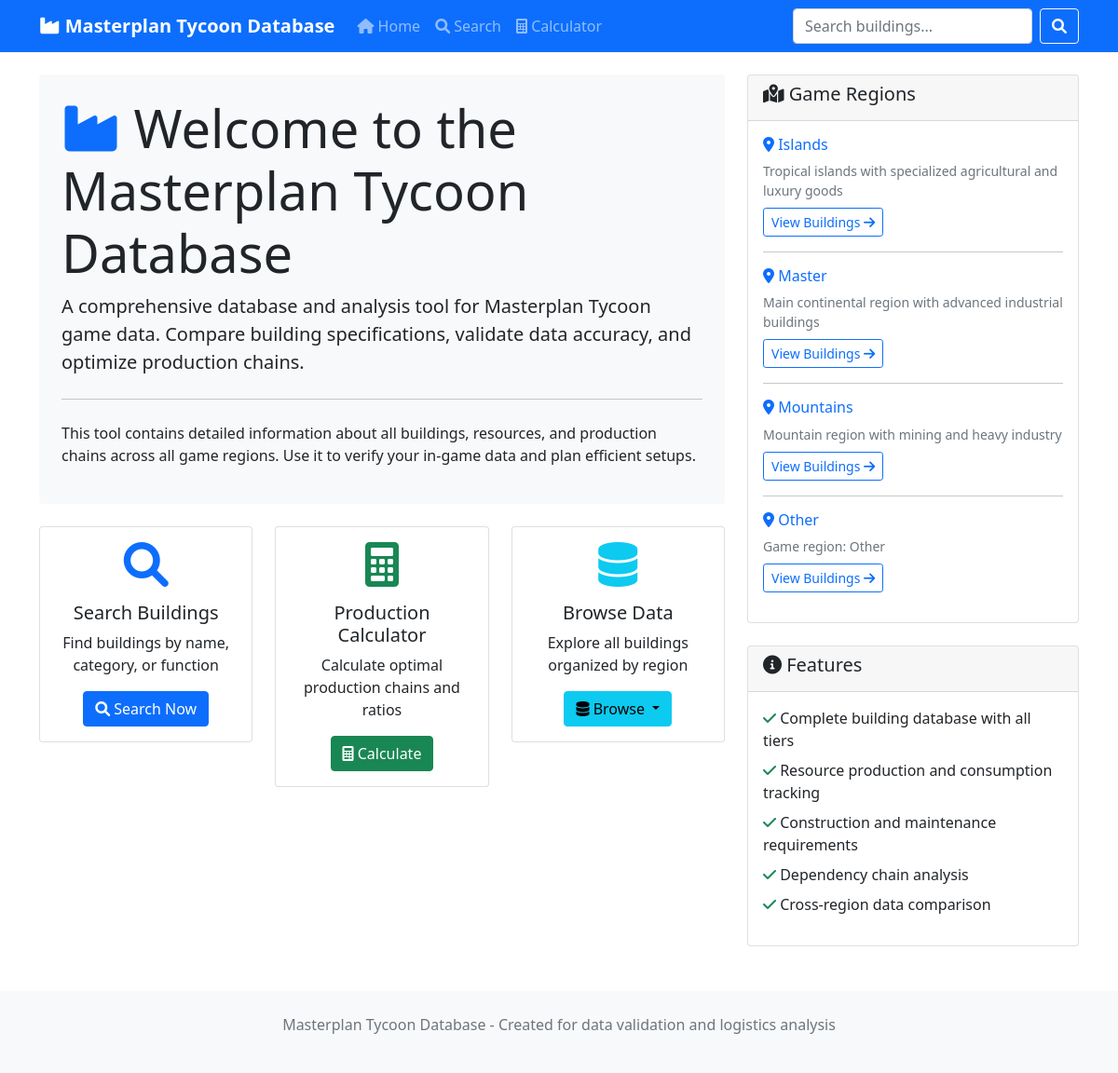
The page / on the database its author committed.
### tables this page shows
CREATE TABLE plans (
    id INTEGER PRIMARY KEY,
    name VARCHAR(50) NOT NULL UNIQUE,
    description TEXT
);

### app.py (the view)
@app.route('/')
def index():
    plans = db.get_all_plans()
    return render_template('index.html', plans=plans)

### app.py (called while the page is built)
    def get_connection(self) -> sqlite3.Connection:
        conn = sqlite3.connect(self.db_path)
        conn.row_factory = sqlite3.Row
        return conn

    def get_all_plans(self) -> List[Dict[str, Any]]:
        with self.get_connection() as conn:
            cursor = conn.execute("SELECT * FROM plans ORDER BY name")
            return [dict(row) for row in cursor.fetchall()]

### templates/index.html (shortened to what this page needs)
{% extends "base.html" %}
{% block content %}
<div class="row">
    <div class="col-lg-8">
        <div class="jumbotron bg-light rounded p-4 mb-4">
            <h1 class="display-4">
                <i class="fas fa-industry text-primary"></i>
                Welcome to the Masterplan Tycoon Database
            </h1>
            <p class="lead">
                A comprehensive database and analysis tool for Masterplan Tycoon game data.
                Compare building specifications, validate data accuracy, and optimize production chains.
            </p>
            <hr class="my-4">
            <p>
                This tool contains detailed information about all buildings, resources, and production chains
                across all game regions. Use it to verify your in-game data and plan efficient setups.
            </p>
        </div>
        <div class="row">
            <div class="col-md-4 mb-3">
                <div class="card">
                    <div class="card-body text-center">
                        <i class="fas fa-search fa-3x text-primary mb-3"></i>
                        <h5 class="card-title">Search Buildings</h5>
                        <p class="card-text">Find buildings by name, category, or function</p>
                        <a href="{{ url_for('search') }}" class="btn btn-primary">
                            <i class="fas fa-search"></i> Search Now
                        </a>
                    </div>
                </div>
            </div>
            <div class="col-md-4 mb-3">
                <div class="card">
                    <div class="card-body text-center">
                        <i class="fas fa-calculator fa-3x text-success mb-3"></i>
                        <h5 class="card-title">Production Calculator</h5>
                        <p class="card-text">Calculate optimal production chains and ratios</p>
                        <a href="{{ url_for('calculator') }}" class="btn btn-success">
                            <i class="fas fa-calculator"></i> Calculate
                        </a>
                    </div>
                </div>
            </div>
            <div class="col-md-4 mb-3">
                <div class="card">
                    <div class="card-body text-center">
                        <i class="fas fa-database fa-3x text-info mb-3"></i>
                        <h5 class="card-title">Browse Data</h5>
                        <p class="card-text">Explore all buildings organized by region</p>
                        <div class="dropdown">
                            <button class="btn btn-info dropdown-toggle" type="button" data-bs-toggle="dropdown">
                                <i class="fas fa-database"></i> Browse
                            </button>
                        </div>
                    </div>
                </div>
            </div>
        </div>
    </div>
    <div class="col-lg-4">
        <div class="card">
            <div class="card-header">
                <h5><i class="fas fa-map-marked-alt"></i> Game Regions</h5>
            </div>
            <div class="card-body">
                {% for plan in plans %}
                <div class="mb-3">
                    <h6>
                        <a href="{{ url_for('plan_buildings', plan_name=plan.name) }}" class="text-decoration-none">
                            <i class="fas fa-map-marker-alt text-primary"></i> {{ plan.name }}
                        </a>
                    </h6>
                    <p class="text-muted small mb-2">{{ plan.description }}</p>
                    <a href="{{ url_for('plan_buildings', plan_name=plan.name) }}" class="btn btn-sm btn-outline-primary">
                        View Buildings <i class="fas fa-arrow-right"></i>
                    </a>
                </div>
                {% if not loop.last %}<hr>{% endif %}
                {% endfor %}
            </div>
        </div>
        <div class="card mt-4">
            <div class="card-header">
                <h5><i class="fas fa-info-circle"></i> Features</h5>
            </div>
            <div class="card-body">
                <ul class="list-unstyled">
                    <li class="mb-2">
                        <i class="fas fa-check text-success"></i>
                        Complete building database with all tiers
                    </li>
                    <li class="mb-2">
                        <i class="fas fa-check text-success"></i>
                        Resource production and consumption tracking
                    </li>
                    <li class="mb-2">
                        <i class="fas fa-check text-success"></i>
                        Construction and maintenance requirements
                    </li>
                    <li class="mb-2">
                        <i class="fas fa-check text-success"></i>
                        Dependency chain analysis
                    </li>
                    <li class="mb-2">
                        <i class="fas fa-check text-success"></i>
                        Cross-region data comparison
                    </li>
                </ul>
            </div>
        </div>
    </div>
</div>
{% endblock %}

### rows shown on the page
plans: name "Islands", description "Tropical islands with specialized agricultural and luxury goods"
plans: name "Master", description "Main continental region with advanced industrial buildings"
plans: name "Mountains", description "Mountain region with mining and heavy industry"
plans: name "Other", description "Game region: Other"
